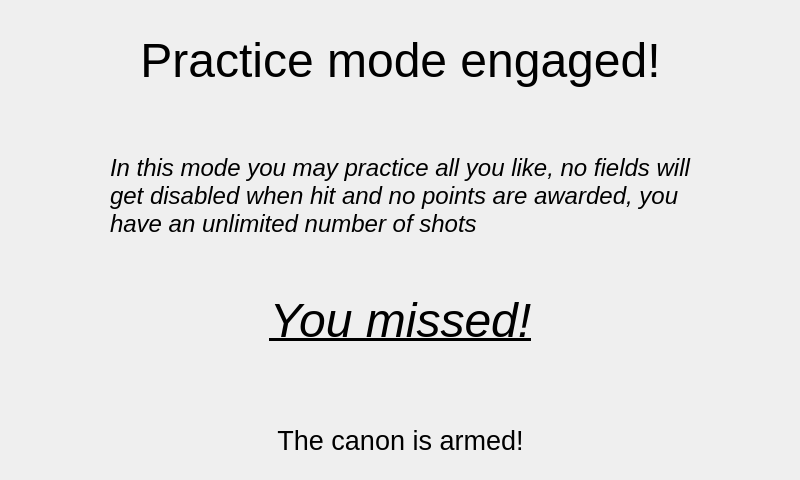
<?xml version="1.0" encoding="UTF-8"?>
<ui version="4.0">
 <class>practice</class>
 <widget class="QMainWindow" name="practice">
  <property name="geometry">
   <rect>
    <x>0</x>
    <y>0</y>
    <width>800</width>
    <height>480</height>
   </rect>
  </property>
  <property name="windowTitle">
   <string>Practice</string>
  </property>
  <widget class="QWidget" name="centralwidget">
   <widget class="QLabel" name="nameLabel">
    <property name="geometry">
     <rect>
      <x>0</x>
      <y>20</y>
      <width>801</width>
      <height>81</height>
     </rect>
    </property>
    <property name="font">
     <font>
      <pointsize>36</pointsize>
     </font>
    </property>
    <property name="text">
     <string>Practice mode engaged!</string>
    </property>
    <property name="alignment">
     <set>Qt::AlignCenter</set>
    </property>
   </widget>
   <widget class="QLabel" name="descriptionLabel">
    <property name="geometry">
     <rect>
      <x>110</x>
      <y>150</y>
      <width>581</width>
      <height>91</height>
     </rect>
    </property>
    <property name="font">
     <font>
      <pointsize>18</pointsize>
      <italic>true</italic>
     </font>
    </property>
    <property name="text">
     <string>In this mode you may practice all you like, no fields will get disabled when hit and no points are awarded, you have an unlimited number of shots</string>
    </property>
    <property name="wordWrap">
     <bool>true</bool>
    </property>
   </widget>
   <widget class="QLabel" name="armedLabel">
    <property name="geometry">
     <rect>
      <x>0</x>
      <y>420</y>
      <width>801</width>
      <height>41</height>
     </rect>
    </property>
    <property name="font">
     <font>
      <pointsize>20</pointsize>
      <italic>false</italic>
     </font>
    </property>
    <property name="text">
     <string>The canon is armed!</string>
    </property>
    <property name="alignment">
     <set>Qt::AlignCenter</set>
    </property>
   </widget>
   <widget class="QLabel" name="missLabel">
    <property name="geometry">
     <rect>
      <x>0</x>
      <y>290</y>
      <width>801</width>
      <height>61</height>
     </rect>
    </property>
    <property name="font">
     <font>
      <pointsize>36</pointsize>
      <weight>50</weight>
      <italic>true</italic>
      <bold>false</bold>
      <underline>true</underline>
     </font>
    </property>
    <property name="text">
     <string>You missed!</string>
    </property>
    <property name="alignment">
     <set>Qt::AlignCenter</set>
    </property>
   </widget>
  </widget>
 </widget>
 <resources/>
 <connections/>
</ui>
